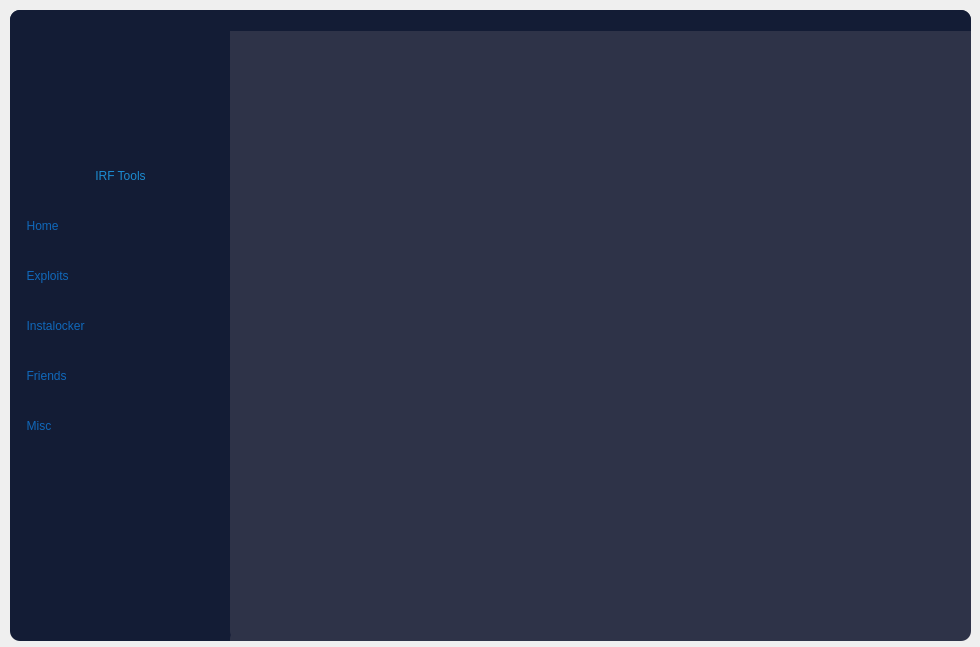
<?xml version="1.0" encoding="UTF-8"?>
<ui version="4.0">
 <class>IRFTool</class>
 <widget class="QMainWindow" name="IRFTool">
  <property name="geometry">
   <rect>
    <x>0</x>
    <y>0</y>
    <width>980</width>
    <height>647</height>
   </rect>
  </property>
  <property name="minimumSize">
   <size>
    <width>726</width>
    <height>598</height>
   </size>
  </property>
  <property name="maximumSize">
   <size>
    <width>980</width>
    <height>648</height>
   </size>
  </property>
  <property name="cursor">
   <cursorShape>ArrowCursor</cursorShape>
  </property>
  <property name="windowTitle">
   <string>IRF Tools</string>
  </property>
  <property name="styleSheet">
   <string notr="true"/>
  </property>
  <widget class="QWidget" name="centralwidget">
   <property name="minimumSize">
    <size>
     <width>980</width>
     <height>648</height>
    </size>
   </property>
   <property name="maximumSize">
    <size>
     <width>980</width>
     <height>648</height>
    </size>
   </property>
   <property name="styleSheet">
    <string notr="true"/>
   </property>
   <widget class="QFrame" name="leftBar">
    <property name="geometry">
     <rect>
      <x>10</x>
      <y>10</y>
      <width>231</width>
      <height>631</height>
     </rect>
    </property>
    <property name="styleSheet">
     <string notr="true">background-color: rgb(19, 28, 53);
border-radius: 10px;</string>
    </property>
    <property name="frameShape">
     <enum>QFrame::StyledPanel</enum>
    </property>
    <property name="frameShadow">
     <enum>QFrame::Raised</enum>
    </property>
    <widget class="QLabel" name="titleLabel">
     <property name="geometry">
      <rect>
       <x>0</x>
       <y>140</y>
       <width>221</width>
       <height>51</height>
      </rect>
     </property>
     <property name="styleSheet">
      <string notr="true">color: rgb(27, 139, 208);
font: 87 20pt &quot;Arial Black&quot;;
</string>
     </property>
     <property name="text">
      <string>IRF Tools</string>
     </property>
     <property name="alignment">
      <set>Qt::AlignCenter</set>
     </property>
    </widget>
    <widget class="QPushButton" name="homeBtn">
     <property name="geometry">
      <rect>
       <x>0</x>
       <y>190</y>
       <width>221</width>
       <height>51</height>
      </rect>
     </property>
     <property name="styleSheet">
      <string notr="true">QPushButton {

	border-radius: 0px;
	text-align: left;
	font: 87 15pt &quot;Segoe UI Black&quot;;
	color: rgb(16, 104, 186);
}

QPushButton:hover {
	background-color: rgba(22, 33, 63, 180);
}

QPushButton:pressed {
	
	background-color: rgb(16, 24, 45);
}</string>
     </property>
     <property name="text">
      <string>     Home</string>
     </property>
    </widget>
    <widget class="QPushButton" name="instalockBtn">
     <property name="geometry">
      <rect>
       <x>0</x>
       <y>290</y>
       <width>221</width>
       <height>51</height>
      </rect>
     </property>
     <property name="styleSheet">
      <string notr="true">QPushButton {

	border-radius: 0px;
	text-align: left;
	font: 87 15pt &quot;Segoe UI Black&quot;;
	color: rgb(16, 104, 186);
}

QPushButton:hover {
	background-color: rgba(22, 33, 63, 180);
}

QPushButton:pressed {
	
	background-color: rgb(16, 24, 45);
}</string>
     </property>
     <property name="text">
      <string>     Instalocker</string>
     </property>
    </widget>
    <widget class="QFrame" name="logo">
     <property name="geometry">
      <rect>
       <x>0</x>
       <y>20</y>
       <width>221</width>
       <height>121</height>
      </rect>
     </property>
     <property name="styleSheet">
      <string notr="true">image: url(:/icons/logo.jpg);
</string>
     </property>
     <property name="frameShape">
      <enum>QFrame::StyledPanel</enum>
     </property>
     <property name="frameShadow">
      <enum>QFrame::Raised</enum>
     </property>
    </widget>
    <widget class="QPushButton" name="exploitsBtn">
     <property name="geometry">
      <rect>
       <x>0</x>
       <y>240</y>
       <width>221</width>
       <height>51</height>
      </rect>
     </property>
     <property name="styleSheet">
      <string notr="true">QPushButton {

	border-radius: 0px;
	text-align: left;
	font: 87 15pt &quot;Segoe UI Black&quot;;
	color: rgb(16, 104, 186);
}

QPushButton:hover {
	background-color: rgba(22, 33, 63, 180);
}

QPushButton:pressed {
	
	background-color: rgb(16, 24, 45);
}</string>
     </property>
     <property name="text">
      <string>     Exploits</string>
     </property>
    </widget>
    <widget class="QFrame" name="homeFrame">
     <property name="geometry">
      <rect>
       <x>180</x>
       <y>200</y>
       <width>31</width>
       <height>31</height>
      </rect>
     </property>
     <property name="cursor">
      <cursorShape>ArrowCursor</cursorShape>
     </property>
     <property name="styleSheet">
      <string notr="true">background-color: rgba(255, 255, 255, 0);
image: url(:/icons/home5.png);</string>
     </property>
     <property name="frameShape">
      <enum>QFrame::StyledPanel</enum>
     </property>
     <property name="frameShadow">
      <enum>QFrame::Raised</enum>
     </property>
    </widget>
    <widget class="QFrame" name="exploitsFrame">
     <property name="geometry">
      <rect>
       <x>180</x>
       <y>250</y>
       <width>31</width>
       <height>31</height>
      </rect>
     </property>
     <property name="styleSheet">
      <string notr="true">background-color: rgba(255, 255, 255, 0);
image: url(:/icons/infinity2.png);</string>
     </property>
     <property name="frameShape">
      <enum>QFrame::StyledPanel</enum>
     </property>
     <property name="frameShadow">
      <enum>QFrame::Raised</enum>
     </property>
    </widget>
    <widget class="QPushButton" name="miscBtn">
     <property name="geometry">
      <rect>
       <x>0</x>
       <y>390</y>
       <width>221</width>
       <height>51</height>
      </rect>
     </property>
     <property name="styleSheet">
      <string notr="true">QPushButton {
	border-radius: 0px;
	text-align: left;
	font: 87 15pt &quot;Segoe UI Black&quot;;
	color: rgb(16, 104, 186);
}

QPushButton:hover {
	background-color: rgba(22, 33, 63, 180);
}

QPushButton:pressed {
	
	background-color: rgb(16, 24, 45);
}</string>
     </property>
     <property name="text">
      <string>     Misc</string>
     </property>
    </widget>
    <widget class="QFrame" name="miscFrame">
     <property name="geometry">
      <rect>
       <x>180</x>
       <y>400</y>
       <width>31</width>
       <height>31</height>
      </rect>
     </property>
     <property name="styleSheet">
      <string notr="true">background-color: rgba(255, 255, 255, 0);
image: url(:/icons/layers.png);</string>
     </property>
     <property name="frameShape">
      <enum>QFrame::StyledPanel</enum>
     </property>
     <property name="frameShadow">
      <enum>QFrame::Raised</enum>
     </property>
    </widget>
    <widget class="QFrame" name="instalockFrame">
     <property name="geometry">
      <rect>
       <x>180</x>
       <y>300</y>
       <width>31</width>
       <height>31</height>
      </rect>
     </property>
     <property name="styleSheet">
      <string notr="true">background-color: rgba(255, 255, 255, 0);
image: url(:/icons/lock2.png);
</string>
     </property>
     <property name="frameShape">
      <enum>QFrame::StyledPanel</enum>
     </property>
     <property name="frameShadow">
      <enum>QFrame::Raised</enum>
     </property>
    </widget>
    <widget class="QFrame" name="topbar2">
     <property name="geometry">
      <rect>
       <x>0</x>
       <y>0</y>
       <width>221</width>
       <height>21</height>
      </rect>
     </property>
     <property name="frameShape">
      <enum>QFrame::StyledPanel</enum>
     </property>
     <property name="frameShadow">
      <enum>QFrame::Raised</enum>
     </property>
    </widget>
    <widget class="QPushButton" name="friendsPgBtn">
     <property name="geometry">
      <rect>
       <x>0</x>
       <y>340</y>
       <width>221</width>
       <height>51</height>
      </rect>
     </property>
     <property name="styleSheet">
      <string notr="true">QPushButton {
	border-radius: 0px;
	text-align: left;
	font: 87 15pt &quot;Segoe UI Black&quot;;
	color: rgb(16, 104, 186);
}

QPushButton:hover {
	background-color: rgba(22, 33, 63, 180);
}

QPushButton:pressed {
	
	background-color: rgb(16, 24, 45);
}</string>
     </property>
     <property name="text">
      <string>     Friends</string>
     </property>
    </widget>
    <widget class="QFrame" name="friendsIconFrame">
     <property name="geometry">
      <rect>
       <x>180</x>
       <y>350</y>
       <width>31</width>
       <height>31</height>
      </rect>
     </property>
     <property name="styleSheet">
      <string notr="true">background-color: rgba(255, 255, 255, 0);
image: url(:/icons/user3.png);
</string>
     </property>
     <property name="frameShape">
      <enum>QFrame::StyledPanel</enum>
     </property>
     <property name="frameShadow">
      <enum>QFrame::Raised</enum>
     </property>
    </widget>
   </widget>
   <widget class="QFrame" name="contentBg">
    <property name="geometry">
     <rect>
      <x>230</x>
      <y>10</y>
      <width>741</width>
      <height>631</height>
     </rect>
    </property>
    <property name="styleSheet">
     <string notr="true">background-color: rgb(46, 51, 72);
border-radius: 10px;</string>
    </property>
    <property name="frameShape">
     <enum>QFrame::StyledPanel</enum>
    </property>
    <property name="frameShadow">
     <enum>QFrame::Raised</enum>
    </property>
    <widget class="QFrame" name="topBar">
     <property name="geometry">
      <rect>
       <x>-220</x>
       <y>0</y>
       <width>961</width>
       <height>21</height>
      </rect>
     </property>
     <property name="styleSheet">
      <string notr="true">background-color: rgb(19, 28, 53);</string>
     </property>
     <property name="frameShape">
      <enum>QFrame::StyledPanel</enum>
     </property>
     <property name="frameShadow">
      <enum>QFrame::Raised</enum>
     </property>
     <widget class="QFrame" name="invisibleFrame">
      <property name="geometry">
       <rect>
        <x>950</x>
        <y>10</y>
        <width>120</width>
        <height>80</height>
       </rect>
      </property>
      <property name="frameShape">
       <enum>QFrame::StyledPanel</enum>
      </property>
      <property name="frameShadow">
       <enum>QFrame::Raised</enum>
      </property>
     </widget>
     <widget class="QPushButton" name="closeBtn">
      <property name="geometry">
       <rect>
        <x>935</x>
        <y>2</y>
        <width>16</width>
        <height>16</height>
       </rect>
      </property>
      <property name="cursor">
       <cursorShape>PointingHandCursor</cursorShape>
      </property>
      <property name="styleSheet">
       <string notr="true">border: none;
image: url(:/icons/close-btn1.png);
color: rgb(27, 139, 208);</string>
      </property>
      <property name="text">
       <string/>
      </property>
     </widget>
     <widget class="QPushButton" name="minimizeBtn">
      <property name="geometry">
       <rect>
        <x>915</x>
        <y>2</y>
        <width>16</width>
        <height>16</height>
       </rect>
      </property>
      <property name="cursor">
       <cursorShape>PointingHandCursor</cursorShape>
      </property>
      <property name="styleSheet">
       <string notr="true">border: none;
image: url(:/icons/minimize-btn.png);
color: rgb(27, 139, 208);</string>
      </property>
      <property name="text">
       <string/>
      </property>
     </widget>
    </widget>
    <widget class="QFrame" name="removeBotBorder">
     <property name="geometry">
      <rect>
       <x>0</x>
       <y>619</y>
       <width>120</width>
       <height>71</height>
      </rect>
     </property>
     <property name="frameShape">
      <enum>QFrame::StyledPanel</enum>
     </property>
     <property name="frameShadow">
      <enum>QFrame::Raised</enum>
     </property>
    </widget>
    <widget class="QStackedWidget" name="stackedWidget">
     <property name="geometry">
      <rect>
       <x>10</x>
       <y>30</y>
       <width>731</width>
       <height>591</height>
      </rect>
     </property>
     <property name="currentIndex">
      <number>5</number>
     </property>
     <widget class="QWidget" name="homePage"/>
     <widget class="QWidget" name="exploitsPage"/>
     <widget class="QWidget" name="instalockPage"/>
     <widget class="QWidget" name="miscPage"/>
     <widget class="QWidget" name="sniperPage"/>
     <widget class="QWidget" name="friendsPage"/>
    </widget>
   </widget>
  </widget>
 </widget>
 <resources>
  <include location="icons/icons.qrc"/>
 </resources>
 <connections/>
</ui>
